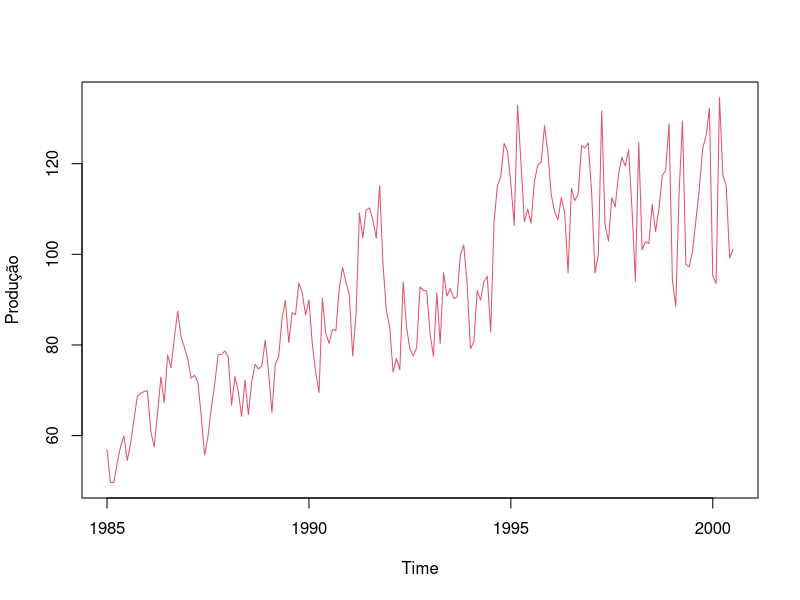
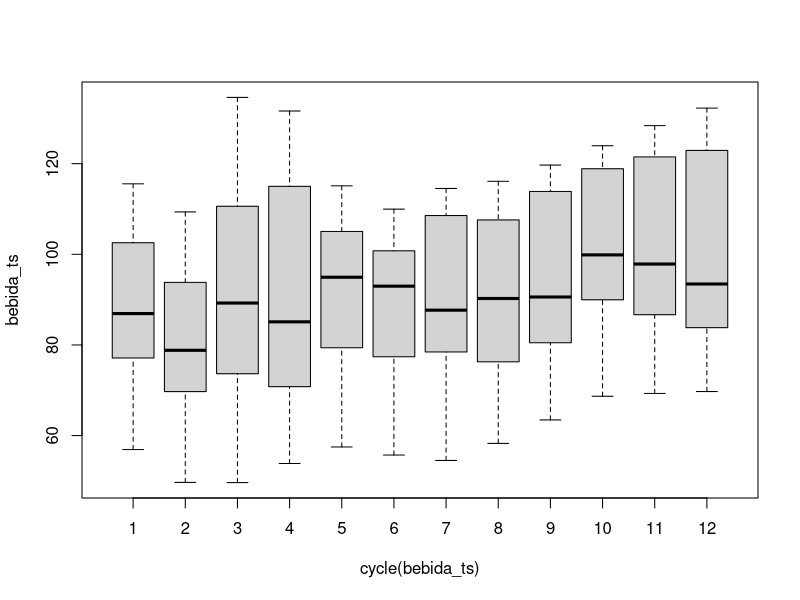
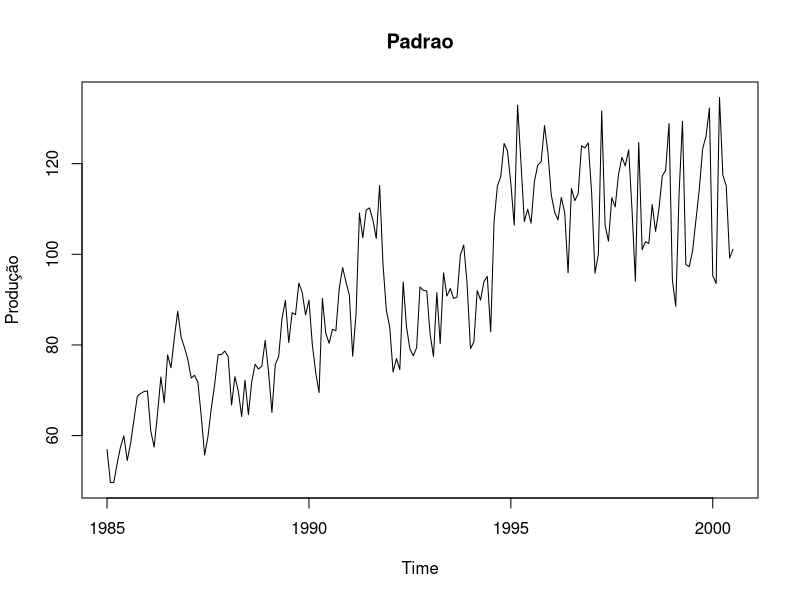
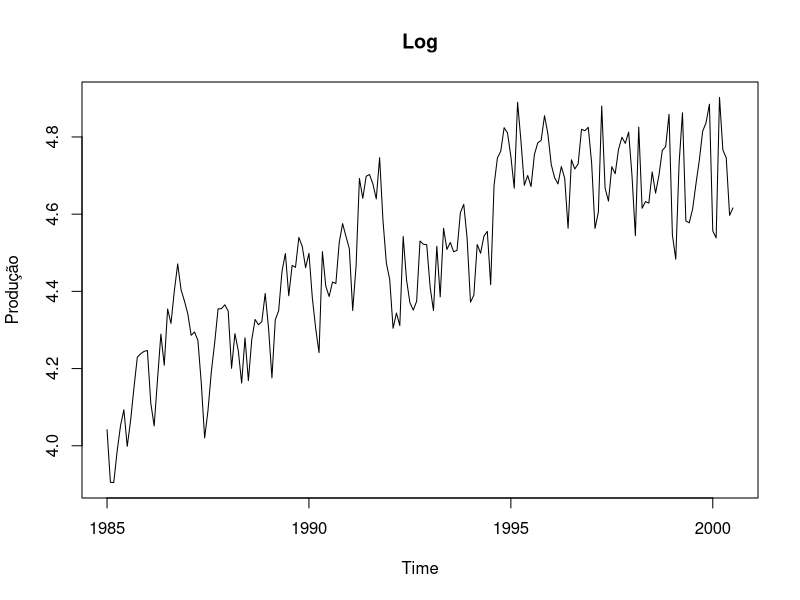
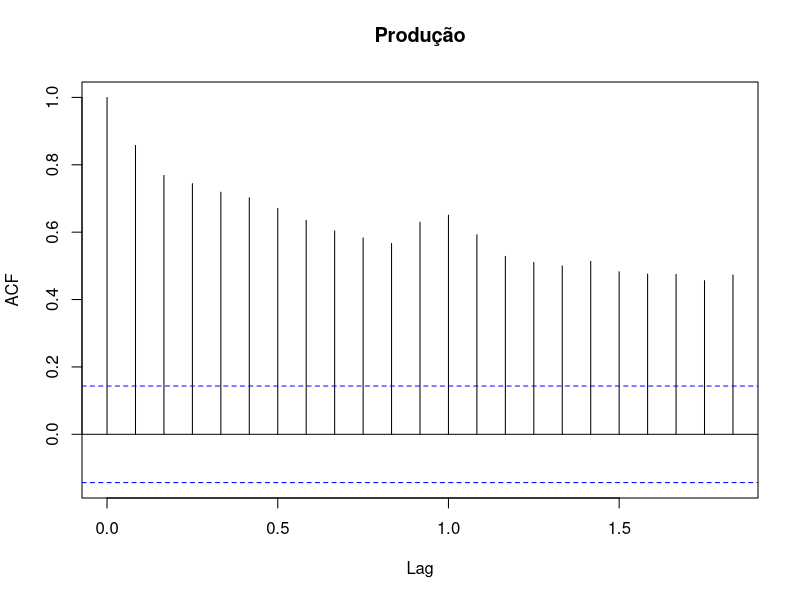
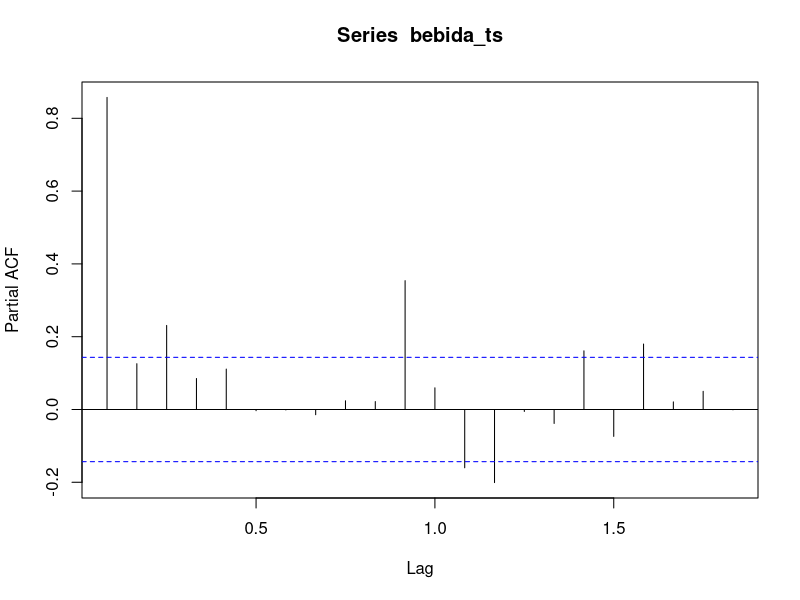
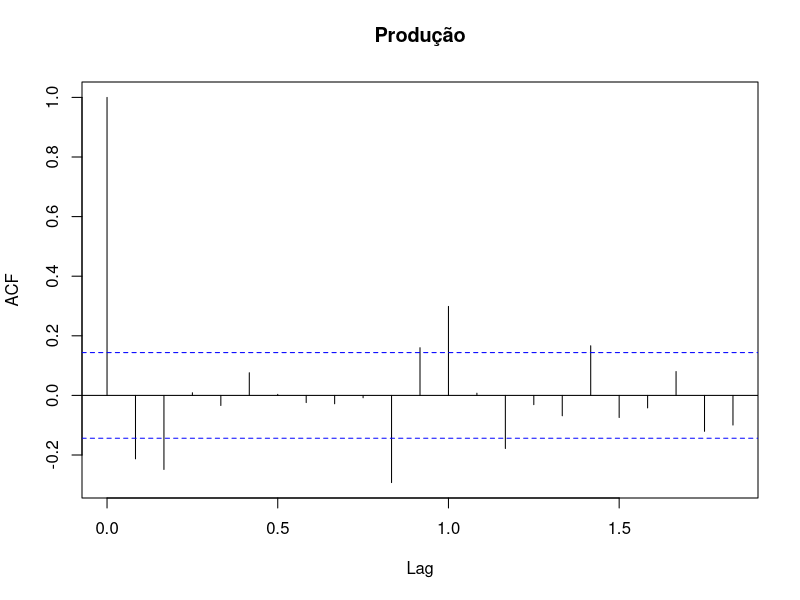
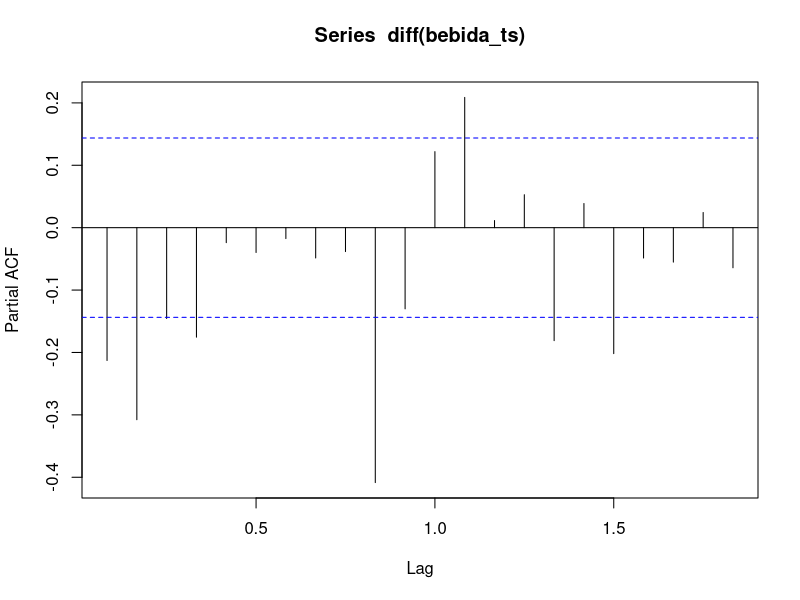

The R source for these figures, in order:
library(readxl)
library(tseries)
library(ggplot2)
require(forecast)

?ts

bebidas <- read_excel("Atividade Avaliativa 4 - BEBIDA.xlsx")
bebida_ts <- ts(bebidas, start = c(1985,1), end = c(2000,7),frequency = 12)
start(bebida_ts)
end(bebida_ts)
plot(bebida_ts, type = "l", col = 2)

boxplot(bebida_ts~cycle(bebida_ts))

plot(bebida_ts, main = "Padrao")
plot(log(bebida_ts), main = "Log")

# Gerando a autocorrelação
acf(bebida_ts)
pacf(bebida_ts)

adf.test(bebida_ts, alternative="stationary", k=0)
adf.test(bebida_ts, alternative="explosive", k=0)

acf(diff(bebida_ts))
pacf(diff(bebida_ts))

acf(log(bebida_ts))
pacf(log(bebida_ts))

ajuste <- arima(bebida_ts, order = c(0, 0, 1))
hist(ajuste$residuals)
tsdiag(ajuste)
Box.test(bebida_ts, type = "Ljung")
ajuste$aic

ajuste2 <- arima(bebida_ts, order = c(0, 1, 1))
ajuste2$aic
BIC(ajuste, ajuste2)

ajuste3 <- arima(bebida_ts, order = c(1, 0, 1))
ajuste3$aic
BIC(ajuste, ajuste2, ajuste3)

pred <- predict(ajuste,n.ahead = 24)
ts.plot(bebida_ts, pred$pred,lty = c(1,3))  
pred2 <- predict(ajuste2,n.ahead = 180)
ts.plot(bebida_ts, pred2$pred,lty = c(1,3))  
pred3 <- predict(ajuste3,n.ahead = 180)
ts.plot(bebida_ts, pred3$pred,lty = c(1,3))  

